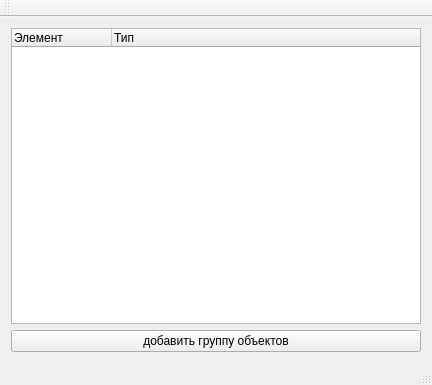
<?xml version="1.0" encoding="UTF-8"?>
<ui version="4.0">
 <class>MainWindow</class>
 <widget class="QMainWindow" name="MainWindow">
  <property name="geometry">
   <rect>
    <x>0</x>
    <y>0</y>
    <width>432</width>
    <height>385</height>
   </rect>
  </property>
  <property name="windowTitle">
   <string>Настройка Web сервера</string>
  </property>
  <widget class="QWidget" name="centralWidget">
   <layout class="QGridLayout" name="gridLayout">
    <item row="0" column="0">
     <widget class="QTreeWidget" name="treeWidget">
      <column>
       <property name="text">
        <string>Элемент</string>
       </property>
      </column>
      <column>
       <property name="text">
        <string>Тип</string>
       </property>
      </column>
     </widget>
    </item>
    <item row="1" column="0">
     <widget class="QPushButton" name="pushButton">
      <property name="text">
       <string>добавить группу объектов</string>
      </property>
     </widget>
    </item>
   </layout>
  </widget>
  <widget class="QToolBar" name="mainToolBar">
   <attribute name="toolBarArea">
    <enum>TopToolBarArea</enum>
   </attribute>
   <attribute name="toolBarBreak">
    <bool>false</bool>
   </attribute>
  </widget>
  <widget class="QStatusBar" name="statusBar"/>
 </widget>
 <layoutdefault spacing="6" margin="11"/>
 <resources/>
 <connections/>
</ui>
